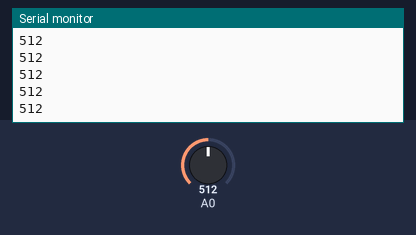
Simulated run of this sketch. Board: Arduino Uno, built with avr-gcc and run on an emulated ATmega328P. Shown: the last lines printed to the serial monitor. The inputs (shaded band) are chosen by the test bench; at power-on: A0 = 512.

Above: at 1.2 s.
1.3 s: A0 set to 610
At 1.31 s:
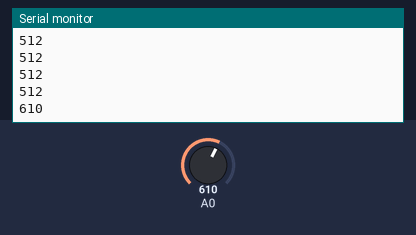
2.8 s: A0 set to 590
At 2.81 s:
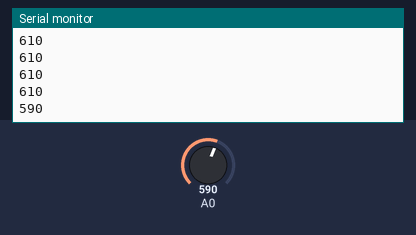
Timing chart, 0 to 5.8 s (numbered marks = the images above; inputs shaded):
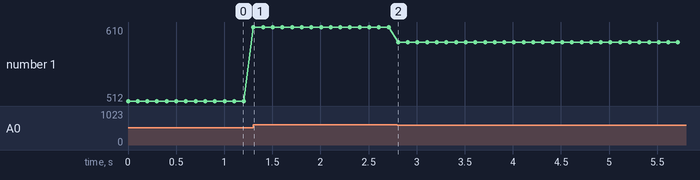

The sketch:

XPhoto_Analog_Threshold_Timer.ino
```cpp
/*
   Experimental Photography 2024
   Interactive Media Arts @ NYU
   Ellen Nickles

   Related sources:
   ITP Physical Computing
   Lab: Serial Input to P5.js
   https://itp.nyu.edu/physcomp/labs/labs-serial-communication/lab-serial-input-to-the-p5-js-ide/

   Blink Without Delay / using millis() to program a timer
   https://docs.arduino.cc/built-in-examples/digital/BlinkWithoutDelay#code
*/

// STEP 2: Set your threshold value
int threshold = 600;

unsigned long previousMillis = 0;

// timer interval in milliseconds
const long interval = 2000;

void setup() {
  Serial.begin(9600); // initialize serial communications
}

void loop() {
  // read the input pin
  int reading = analogRead(A0);

  // STEP 1: Observe range of sensor readings in serial monitor
  // Comment out before STEP 3
  Serial.println(reading);

  // STEP 3: Uncomment when you're ready to photograph!
  // If the value of the sensor exceeds a threshold
  // send the signal to take pictures on an interval
  //  if (reading > threshold) {
  //    unsigned long currentMillis = millis();
  //    if (currentMillis - previousMillis >= interval) {
  //      // save the last time you sent data
  //      previousMillis = currentMillis;
  //      // Serial.println(reading);
  //      Serial.write("1");
  //    }
  //  }
  // slight delay to stabilize the ADC
  delay(100);
}
```

Measured:
- after the input at 1.3 s, the serial monitor: prints a new line at once (image 1)
- after the input at 2.8 s, the serial monitor: prints a new line at once (image 2)
- plotted number 1: 512 → 610 after the input at 1.3 s, 610 → 590 after the input at 2.8 s
